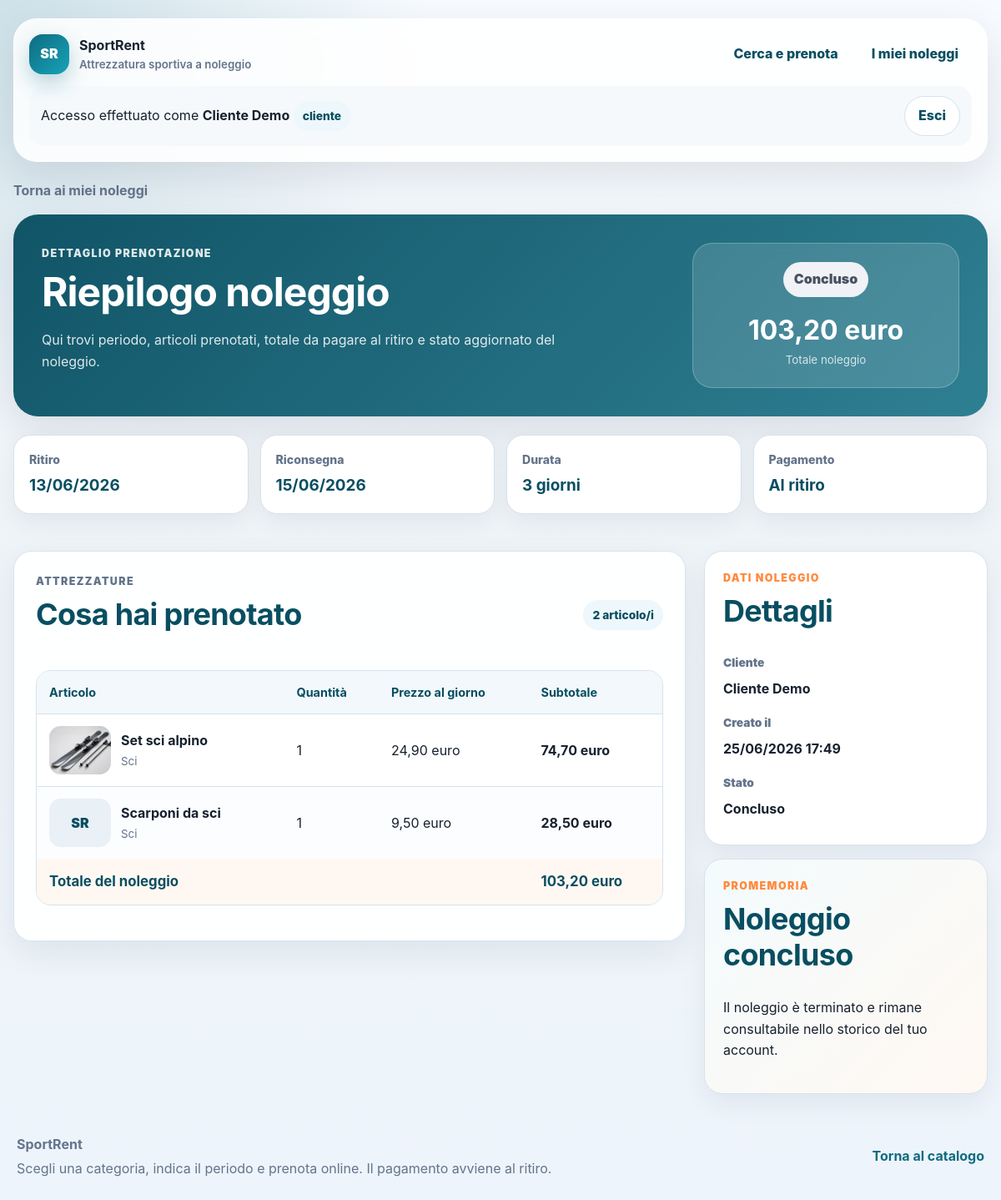
/prenotazioni/13/ (signed in), run on an earlier commit of the app's database.
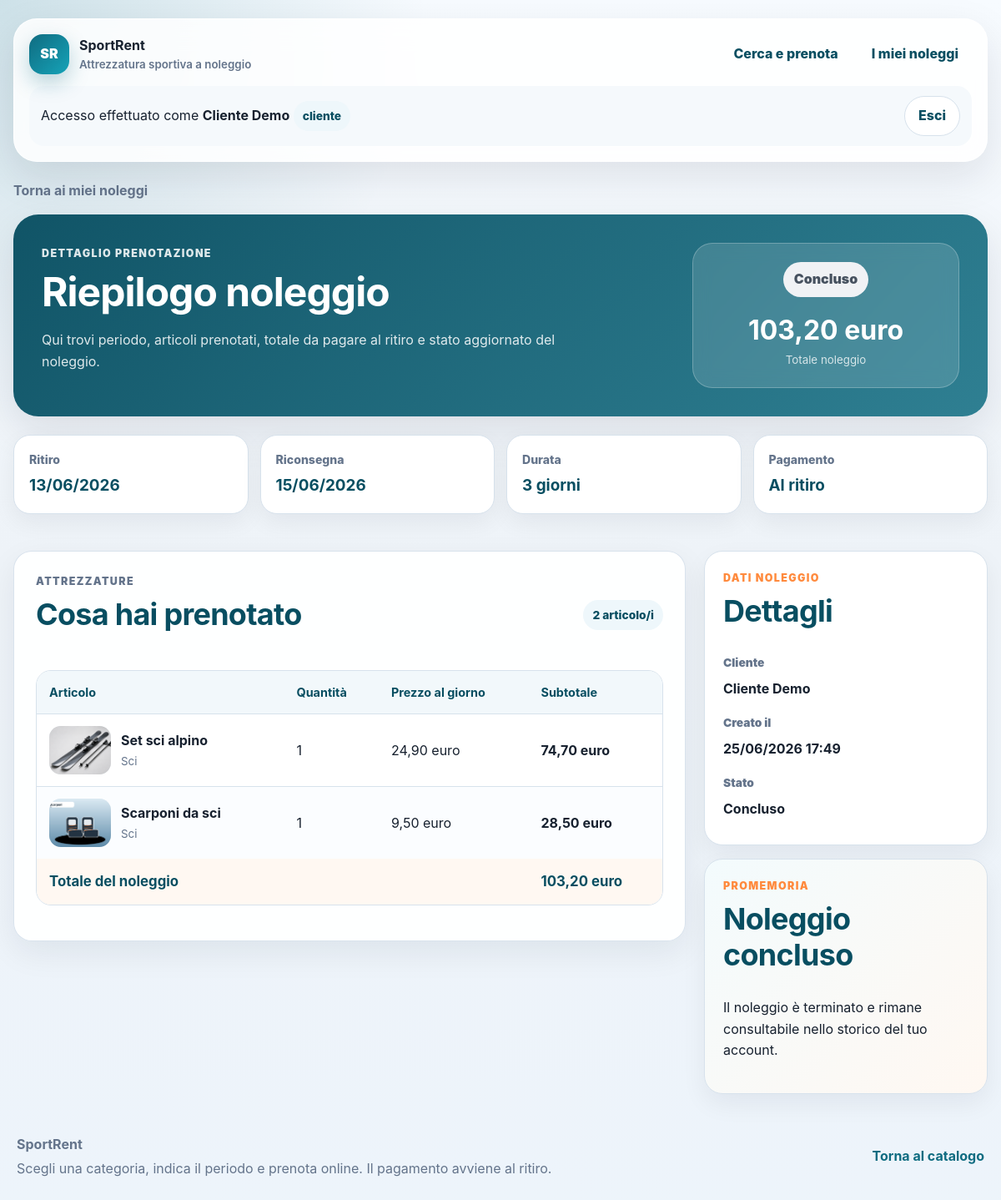
And on a later commit of the database.
### rentals/models.py (models this page shows, shortened)
class ReservationItem(models.Model):
    reservation = models.ForeignKey(
        Reservation,
        on_delete=models.CASCADE,
        related_name="items",
        verbose_name="prenotazione",
    )
    equipment = models.ForeignKey(
        Equipment,
        on_delete=models.PROTECT,
        related_name="reservation_items",
        verbose_name="attrezzatura",
    )
    quantity = models.PositiveIntegerField(
        "quantità",
        validators=[MinValueValidator(1)],
    )
    daily_price = models.DecimalField(
        "prezzo giornaliero applicato",
        max_digits=8,
        decimal_places=2,
    )
    class Meta:
        verbose_name = "riga prenotazione"
        verbose_name_plural = "righe prenotazione"
        constraints = [
            models.UniqueConstraint(
                fields=["reservation", "equipment"],
                name="unique_equipment_per_reservation",
            )
        ]
    @property
    def subtotale(self):
        return self.daily_price * self.quantity * self.reservation.giorni_noleggio

class Equipment(models.Model):
    name = models.CharField("nome", max_length=150)
    category = models.ForeignKey(
        EquipmentCategory,
        on_delete=models.PROTECT,
        related_name="equipment",
        verbose_name="tipologia",
    )
    description = models.TextField("descrizione")
    total_quantity = models.PositiveIntegerField(
        "quantità totale",
        validators=[MinValueValidator(1)],
    )
    daily_price = models.DecimalField(
        "prezzo giornaliero",
        max_digits=8,
        decimal_places=2,
        validators=[MinValueValidator(Decimal("0.01"))],
    )
    image = models.ImageField(
        "immagine",
        upload_to="equipment/",
        blank=True,
        null=True,
    )
    is_active = models.BooleanField("disponibile nel catalogo", default=True)
    created_at = models.DateTimeField("creata il", auto_now_add=True)
    updated_at = models.DateTimeField("modificata il", auto_now=True)
    class Meta:
        verbose_name = "attrezzatura"
        verbose_name_plural = "attrezzature"
        ordering = ["category__name", "name"]
        constraints = [
            models.UniqueConstraint(
                fields=["name", "category"],
                name="unique_equipment_name_per_category",
            )
        ]

class EquipmentCategory(models.Model):
    name = models.CharField("nome", max_length=100, unique=True)
    description = models.TextField("descrizione", blank=True)
    class Meta:
        verbose_name = "categoria"
        verbose_name_plural = "categorie"
        ordering = ["name"]

class Reservation(models.Model):
    class Status(models.TextChoices):
        CONFIRMED = "confirmed", "Confermata"
        CANCELLED = "cancelled", "Cancellata"
    user = models.ForeignKey(
        settings.AUTH_USER_MODEL,
        on_delete=models.PROTECT,
        related_name="reservations",
        verbose_name="cliente",
    )
    start_date = models.DateField("data di inizio")
    end_date = models.DateField("data di fine")
    status = models.CharField(
        "stato",
        max_length=20,
        choices=Status.choices,
        default=Status.CONFIRMED,
    )
    created_at = models.DateTimeField("creata il", auto_now_add=True)
    cancelled_at = models.DateTimeField(
        "cancellata il",
        blank=True,
        null=True,
    )
    class Meta:
        verbose_name = "prenotazione"
        verbose_name_plural = "prenotazioni"
        ordering = ["-created_at"]
    @property
    def giorni_noleggio(self):
        if not self.start_date or not self.end_date:
            return 0
        return (self.end_date - self.start_date).days + 1
    @property
    def prezzo_totale(self):
        return sum(
            (item.subtotale for item in self.items.all()),
            Decimal("0.00"),
        )
    @property
    def puo_essere_cancellata(self):
        return (
            self.status == self.Status.CONFIRMED
            and self.start_date > timezone.localdate()
        )
    @property
    def fase_noleggio(self):
        if self.status == self.Status.CANCELLED:
            return "cancelled"
        today = timezone.localdate()
        if self.start_date > today:
            return "upcoming"
        if self.end_date < today:
            return "completed"
        return "in_progress"
    @property
    def etichetta_fase_noleggio(self):
        labels = {
            "upcoming": "In programma",
            "in_progress": "In corso",
            "completed": "Concluso",
            "cancelled": "Cancellato",
        }
        return labels[self.fase_noleggio]

### rentals/views.py (the view)
@login_required
def dettaglio_prenotazione(request, pk):
    reservations = Reservation.objects.prefetch_related(
        "items__equipment__category"
    )
    if not utente_e_gestore(request.user):
        reservations = reservations.filter(user=request.user)
    reservation = get_object_or_404(reservations, pk=pk)
    return render(
        request,
        "rentals/reservation_detail.html",
        {"reservation": reservation},
    )

### rentals/permissions.py (called while the page is built)
def utente_e_gestore(user):
    return (
        user.is_authenticated
        and (
            user.is_superuser
            or user.is_staff
            or user.groups.filter(name=NOME_GRUPPO_GESTORI).exists()
        )
    )

### templates/rentals/reservation_detail.html (shortened to what the changed rows need)
{% extends "base.html" %}
{% block content %}
<section class="reservation-hero status-{{ reservation.fase_noleggio }}" aria-labelledby="reservation-title">
    <div>
        <h1 id="reservation-title">Riepilogo noleggio</h1>
    </div>
</section>
<div class="reservation-layout">
    <section class="section-card reservation-main" aria-labelledby="rental-items">
        <div class="section-heading section-heading--row">
            <div>
                <h2 id="rental-items">Cosa hai prenotato</h2>
            </div>
        </div>
        <div class="table-wrap">
            <table class="rental-table reservation-table">
                <thead>
                    <tr>
                        <th scope="col">Articolo</th>
                        <th scope="col">Quantità</th>
                        <th scope="col">Prezzo al giorno</th>
                        <th scope="col">Subtotale</th>
                    </tr>
                </thead>
                <tbody>
                    {% for item in reservation.items.all %}
                        <tr>
                            <td>
                                <div class="rental-item-cell">
                                    {% if item.equipment.image %}
                                        <img src="{{ item.equipment.image.url }}" alt="{{ item.equipment.name }}">
                                    {% else %}
                                        <span class="rental-item-cell__placeholder">SR</span>
                                    {% endif %}
                                    <span>
                                        <strong>{{ item.equipment.name }}</strong>
                                        <small>{{ item.equipment.category.name }}</small>
                                    </span>
                                </div>
                            </td>
                            <td>{{ item.quantity }}</td>
                            <td>{{ item.daily_price }} euro</td>
                            <td><strong>{{ item.subtotale }} euro</strong></td>
                        </tr>
                    {% endfor %}
                </tbody>
                <tfoot>
                    <tr>
                        <th colspan="3" scope="row">Totale del noleggio</th>
                    </tr>
                </tfoot>
            </table>
        </div>
    </section>
    <aside class="reservation-side" aria-label="Informazioni riepilogo">
        <section class="side-card">
            <h2>Dettagli</h2>
        </section>
        <section class="side-card side-card--soft">
            {% if reservation.status == "cancelled" %}
                <h2>Noleggio cancellato</h2>
                <p>Questa prenotazione resta nello storico, ma le attrezzature sono tornate disponibili.</p>
            {% elif reservation.fase_noleggio == "upcoming" %}
                <h2>Prima del ritiro</h2>
                <p>Presentati nel giorno indicato. Il pagamento è previsto al momento del ritiro dell'attrezzatura.</p>
            {% elif reservation.fase_noleggio == "in_progress" %}
                <h2>Noleggio in corso</h2>
                <p>Ricorda la data di riconsegna indicata nel riepilogo per completare il noleggio correttamente.</p>
            {% else %}
                <h2>Noleggio concluso</h2>
            {% endif %}
        </section>
    </aside>
</div>
{% endblock %}

What changed in the data, as far as the page shows it:
changed through a linked row, ReservationItem "Scarponi da sci": equipment.image: picture added; no longer shows "SR"
